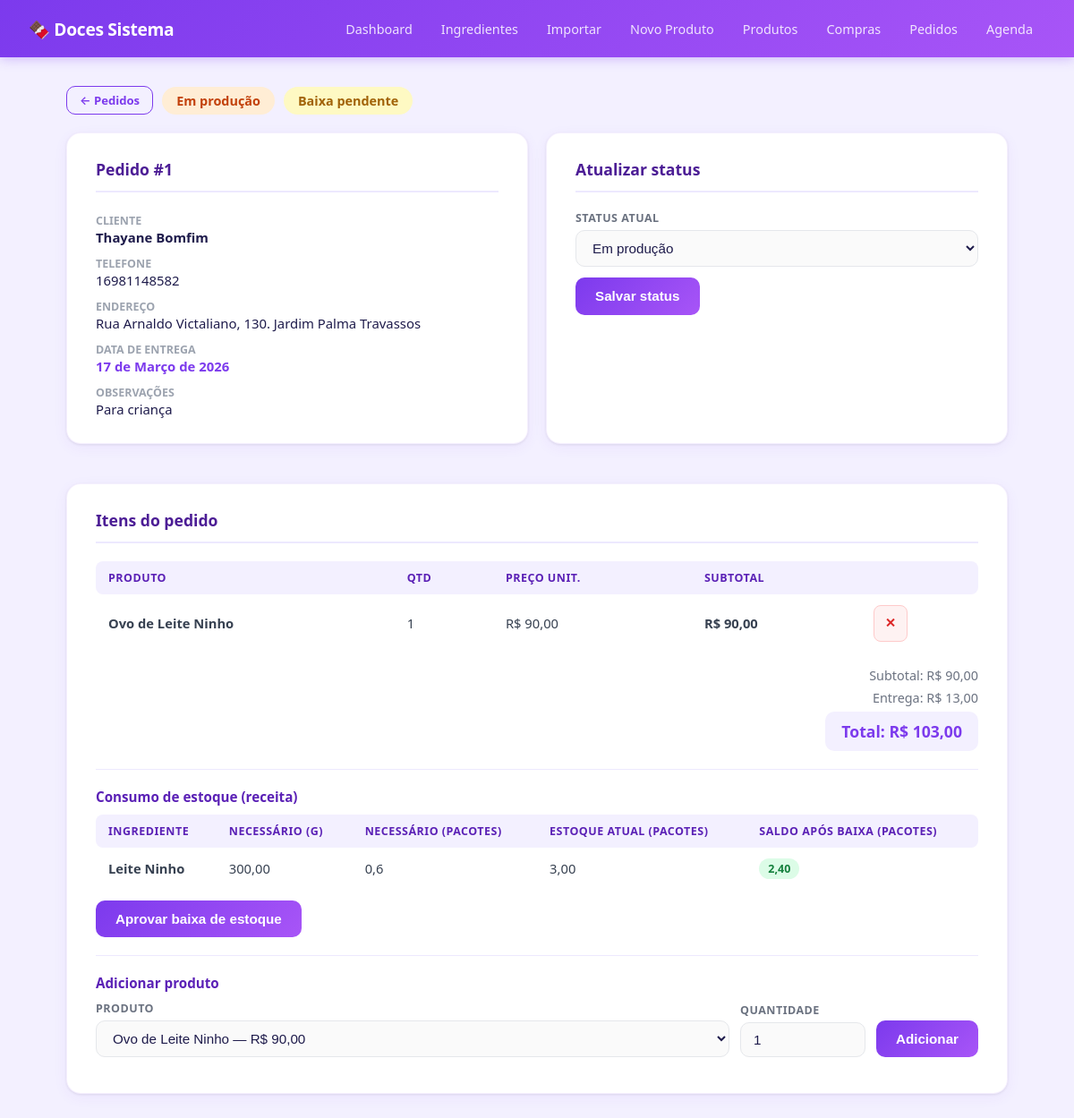
/pedidos/1/, run on the app's committed database.
### core/models.py (models this page shows, shortened)
class Pedido(models.Model):
    cliente = models.ForeignKey(Cliente, on_delete=models.CASCADE)
    data_pedido = models.DateTimeField(auto_now_add=True)
    data_entrega = models.DateField()
    taxa_entrega = models.DecimalField(max_digits=8, decimal_places=2, default=0)
    status = models.CharField(max_length=50, default="Pendente")
    observacoes = models.TextField(blank=True, default='')
    baixa_estoque_aprovada = models.BooleanField(default=False)
    def status_badge_class(self):
        return {
            'Pendente': 'badge-yellow',
            'Confirmado': 'badge-blue',
            'Em produção': 'badge-orange',
            'Pronto': 'badge-green',
            'Entregue': 'badge-gray',
            'Cancelado': 'badge-red',
        }.get(self.status, 'badge-purple')

class Cliente(models.Model):
    nome = models.CharField(max_length=200)
    telefone = models.CharField(max_length=20)
    endereco = models.TextField(blank=True)

class ItemPedido(models.Model):
    pedido = models.ForeignKey(Pedido, on_delete=models.CASCADE)
    produto = models.ForeignKey(Produto, on_delete=models.CASCADE)
    quantidade = models.IntegerField()
    preco_unitario = models.DecimalField(max_digits=10, decimal_places=2)
    def subtotal(self):
        return self.quantidade * self.preco_unitario

class Produto(models.Model):
    nome = models.CharField(max_length=200)
    preco_venda = models.DecimalField(max_digits=10, decimal_places=2)
    imagem = models.ImageField(upload_to='produtos/', blank=True, null=True)

class Ingrediente(models.Model):
    nome = models.CharField(max_length=200)
    valor_pacote = models.DecimalField(max_digits=10, decimal_places=2, default=0)
    gramas_por_unidade = models.DecimalField(max_digits=10, decimal_places=2, default=0)
    custo_unitario = models.DecimalField(max_digits=10, decimal_places=4, default=0)
    estoque_atual = models.DecimalField(max_digits=12, decimal_places=2, default=0)

### core/views.py (the view, shortened to what this page needs)
# urls.py: path('pedidos/<int:pedido_id>/', pedido_detalhe),
def pedido_detalhe(request, pedido_id):
    pedido = Pedido.objects.select_related('cliente').get(id=pedido_id)
    itens = ItemPedido.objects.filter(pedido=pedido).select_related('produto')
    produtos_list = Produto.objects.all()
    total = sum(i.subtotal() for i in itens)
    total_com_entrega = total + pedido.taxa_entrega
    estoque_preview = calcular_necessidades_pedido(pedido)
    faltas_estoque = [p for p in estoque_preview if not p['suficiente']]
    return render(request, 'pedido_detalhe.html', {
        'pedido': pedido,
        'itens': itens,
        'produtos': produtos_list,
        'total': total,
        'total_com_entrega': total_com_entrega,
        'status_choices': STATUS_CHOICES,
        'estoque_preview': estoque_preview,
        'tem_falta_estoque': len(faltas_estoque) > 0,
    })

### templates/pedido_detalhe.html (shortened to what this page needs)
{% extends "base.html" %}
{% block content %}
<div style="margin-bottom:20px; display:flex; gap:10px; align-items:center; flex-wrap:wrap;">
    <a href="/pedidos/" class="btn btn-ghost btn-sm">← Pedidos</a>
    <span class="badge {{ pedido.status_badge_class }}" style="font-size:0.9rem; padding:6px 16px;">{{ pedido.status }}</span>
    {% if pedido.baixa_estoque_aprovada %}
    <span class="badge badge-green" style="font-size:0.9rem; padding:6px 16px;">Estoque aprovado</span>
    {% else %}
    <span class="badge badge-yellow" style="font-size:0.9rem; padding:6px 16px;">Baixa pendente</span>
    {% endif %}
</div>
<div style="display:grid; grid-template-columns:1fr 1fr; gap:20px; margin-bottom:0;">
<div class="card">
    <h2>Pedido #{{ pedido.id }}</h2>
    <div style="display:flex; flex-direction:column; gap:8px; font-size:0.93rem;">
        <div><span style="color:#9ca3af; font-size:0.78rem; font-weight:600; text-transform:uppercase;">Cliente</span><br><strong>{{ pedido.cliente.nome }}</strong></div>
        <div><span style="color:#9ca3af; font-size:0.78rem; font-weight:600; text-transform:uppercase;">Telefone</span><br>{{ pedido.cliente.telefone }}</div>
        {% if pedido.cliente.endereco %}<div><span style="color:#9ca3af; font-size:0.78rem; font-weight:600; text-transform:uppercase;">Endereço</span><br>{{ pedido.cliente.endereco }}</div>{% endif %}
        <div><span style="color:#9ca3af; font-size:0.78rem; font-weight:600; text-transform:uppercase;">Data de entrega</span><br><strong style="color:#7c3aed;">{{ pedido.data_entrega }}</strong></div>
        {% if pedido.observacoes %}<div><span style="color:#9ca3af; font-size:0.78rem; font-weight:600; text-transform:uppercase;">Observações</span><br>{{ pedido.observacoes }}</div>{% endif %}
    </div>
</div>
<div class="card">
    <h2>Atualizar status</h2>
    <form method="post">
        <div class="form-group" style="margin-bottom:12px;">
            <label>Status atual</label>
            <select name="status">
                {% for s in status_choices %}
                <option value="{{ s }}" {% if pedido.status == s %}selected{% endif %}>{{ s }}</option>
                {% endfor %}
            </select>
        </div>
        <button type="submit">Salvar status</button>
    </form>
</div>
</div>
<div class="card" style="margin-top:20px;">
    <h2>Itens do pedido</h2>
    {% if itens %}
    <table>
        <thead><tr><th>Produto</th><th>Qtd</th><th>Preço unit.</th><th>Subtotal</th><th></th></tr></thead>
        <tbody>
            {% for item in itens %}
            <tr>
                <td><strong>{{ item.produto.nome }}</strong></td>
                <td>{{ item.quantidade }}</td>
                <td>R$ {{ item.preco_unitario|floatformat:2 }}</td>
                <td style="font-weight:700;">R$ {{ item.subtotal|floatformat:2 }}</td>
                <td>
                    {% if not pedido.baixa_estoque_aprovada %}
                    <form method="post" style="display:inline;">
                        <button type="submit" class="btn-danger btn-sm">✕</button>
                    </form>
                    {% endif %}
                </td>
            </tr>
            {% endfor %}
        </tbody>
    </table>
    <div style="margin-top:16px; display:flex; flex-direction:column; gap:6px; align-items:flex-end;">
        <div style="font-size:0.9rem; color:#6b7280;">Subtotal: R$ {{ total|floatformat:2 }}</div>
        <div style="font-size:0.9rem; color:#6b7280;">Entrega: R$ {{ pedido.taxa_entrega|floatformat:2 }}</div>
        <div style="padding:10px 18px; background:#f3f0ff; border-radius:10px; font-size:1.1rem; font-weight:800; color:#7c3aed;">
            Total: R$ {{ total_com_entrega|floatformat:2 }}
        </div>
    </div>
    {% else %}
    <div class="empty-state">Nenhum item ainda.</div>
    {% endif %}
    <div class="divider"></div>
    <h3>Consumo de estoque (receita)</h3>
    {% if estoque_preview %}
    <table>
        <thead>
            <tr>
                <th>Ingrediente</th>
                <th>Necessário (g)</th>
                <th>Necessário (pacotes)</th>
                <th>Estoque atual (pacotes)</th>
                <th>Saldo após baixa (pacotes)</th>
            </tr>
        </thead>
        <tbody>
            {% for p in estoque_preview %}
            <tr>
                <td><strong>{{ p.ingrediente.nome }}</strong></td>
                <td>{{ p.necessario }}</td>
                <td>{{ p.necessario_pacotes }}</td>
                <td>{{ p.estoque_atual }}</td>
                <td>
                    <span class="badge {% if p.suficiente %}badge-green{% else %}badge-red{% endif %}">
                        {{ p.saldo_final }}
                    </span>
                </td>
            </tr>
            {% endfor %}
        </tbody>
    </table>
    <div style="margin-top:12px; display:flex; gap:10px; align-items:center; flex-wrap:wrap;">
        {% if not pedido.baixa_estoque_aprovada %}
        <form method="post" style="display:inline;">
            <button type="submit" {% if tem_falta_estoque %}disabled{% endif %}>Aprovar baixa de estoque</button>
        </form>
        {% endif %}
    </div>
    {% else %}
    <div class="empty-state">Sem ingredientes de receita para calcular consumo.</div>
    {% endif %}
    <div class="divider"></div>
    <h3>Adicionar produto</h3>
    {% if pedido.baixa_estoque_aprovada %}
    <div class="empty-state" style="padding:14px;">Edição de itens bloqueada porque a baixa de estoque já foi aprovada.</div>
    {% else %}
    <form method="post">
        <div class="form-row">
            <div class="form-group">
                <label>Produto</label>
                <select name="produto_id">
                    {% for p in produtos %}<option value="{{ p.id }}">{{ p.nome }} — R$ {{ p.preco_venda|floatformat:2 }}</option>{% endfor %}
                </select>
            </div>
            <div class="form-group" style="max-width:140px;">
                <label>Quantidade</label>
                <input type="number" name="quantidade" min="1" value="1">
            </div>
            <button type="submit">Adicionar</button>
        </div>
    </form>
    {% endif %}
</div>
{% endblock %}

### templates/base.html (style rules this page uses)
* { box-sizing: border-box; margin: 0; padding: 0; }
body { font-family: 'Segoe UI', system-ui, -apple-system, sans-serif; background: #f3f0ff; color: #1e1b4b; min-height: 100vh; }
.card { background: white; border-radius: 16px; padding: 28px 32px; margin-bottom: 24px; box-shadow: 0 1px 3px rgba(0,0,0,0.08), 0 4px 16px rgba(124,58,237,0.06); border: 1px solid rgba(124,58,237,0.08); }
.card h2 { font-size: 1.1rem; font-weight: 700; color: #4c1d95; margin-bottom: 20px; padding-bottom: 12px; border-bottom: 2px solid #ede9fe; }
.card h3 { font-size: 0.95rem; font-weight: 600; color: #5b21b6; margin: 18px 0 10px; }
.form-row { display: flex; gap: 12px; flex-wrap: wrap; align-items: flex-end; margin-bottom: 12px; }
.form-group { display: flex; flex-direction: column; gap: 5px; flex: 1; min-width: 140px; }
.form-group label { font-size: 0.78rem; font-weight: 600; color: #6b7280; text-transform: uppercase; letter-spacing: 0.5px; }
input, select { padding: 10px 14px; border: 1.5px solid #e5e7eb; border-radius: 10px; font-size: 0.95rem; color: #1e1b4b; background: #fafafa; transition: border-color 0.15s, box-shadow 0.15s; outline: none; width: 100%; }
button, .btn { background: linear-gradient(135deg, #7c3aed, #a855f7); color: white; border: none; padding: 10px 22px; border-radius: 10px; font-size: 0.95rem; font-weight: 600; cursor: pointer; transition: all 0.15s; text-decoration: none; display: inline-block; white-space: nowrap; line-height: 1.4; }
.btn-ghost { background: transparent; color: #7c3aed; border: 1.5px solid #7c3aed; }
.btn-sm { padding: 6px 14px; font-size: 0.82rem; }
table { width: 100%; border-collapse: collapse; font-size: 0.92rem; }
thead th { text-align: left; padding: 10px 14px; background: #f3f0ff; color: #5b21b6; font-weight: 700; font-size: 0.78rem; text-transform: uppercase; letter-spacing: 0.5px; }
thead th:first-child { border-radius: 8px 0 0 8px; }
thead th:last-child { border-radius: 0 8px 8px 0; }
tbody tr { border-bottom: 1px solid #f3f0ff; transition: background 0.1s; }
tbody tr:last-child { border-bottom: none; }
tbody td { padding: 12px 14px; color: #374151; }
.badge { display: inline-block; padding: 3px 10px; border-radius: 20px; font-size: 0.78rem; font-weight: 600; }
.badge-yellow { background: #fef9c3; color: #a16207; }
.badge-orange { background: #ffedd5; color: #c2410c; }
.badge-green { background: #dcfce7; color: #15803d; }
.divider { height: 1px; background: #ede9fe; margin: 20px 0; }
.btn-danger { background: #fef2f2; color: #dc2626; border: 1px solid #fecaca; padding: 9px 12px; border-radius: 8px; cursor: pointer; font-size: 0.9rem; font-weight: 700; transition: all 0.15s; }

### data on the page
Pedido: status "Em produção", id "1", cliente.nome "Thayane Bomfim", cliente.telefone "16981148582", cliente.endereco "Rua Arnaldo Victaliano, 130. Jardim Palma Travassos", data_entrega "17 de Março de 2026", observacoes "Para criança", taxa_entrega "13,00"
ItemPedido: produto.nome "Ovo de Leite Ninho", quantidade "1", preco_unitario "90,00", subtotal "90,00"
Ingrediente: ingrediente.nome "Leite Ninho", necessario "300,00", necessario_pacotes "0,6", estoque_atual "3,00", saldo_final "2,40"

### other printed values
{{ total|floatformat:2 }} "90,00"
{{ total_com_entrega|floatformat:2 }} "103,00"
form field produto_id "Ovo de Leite Ninho — R$ 90,00"
